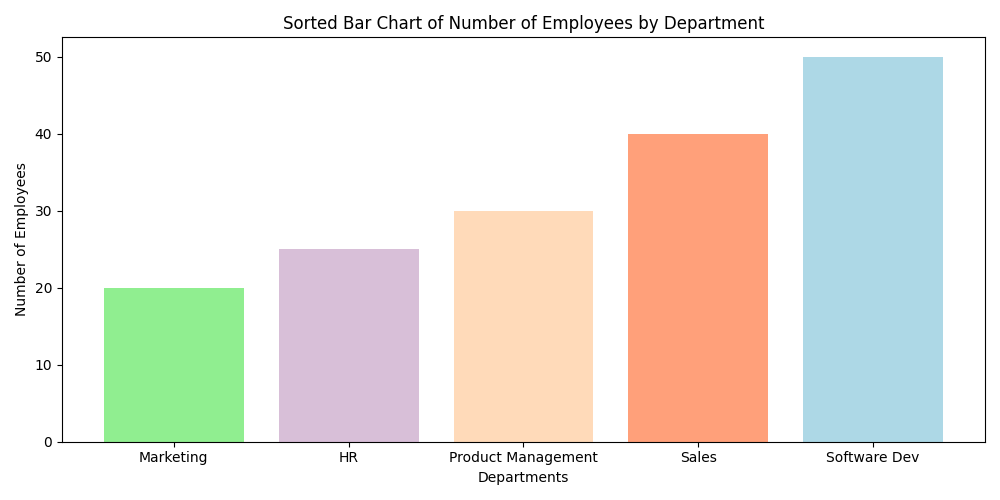

This chart was generated by the following Python code:
import matplotlib.pyplot as plt

departments = ['Software Dev', 'Product Management', 'Marketing', 'Sales', 'HR']
num_employees = [50, 30, 20, 40, 25]
colors = ['lightblue', 'peachpuff', 'lightgreen', 'lightsalmon', 'thistle']

# Combine data pairs of (num_employees, department, color) for sorting
sorted_data = sorted(zip(num_employees, departments, colors), key=lambda x: x[0])

# Unpack the sorted data
sorted_num_employees, sorted_departments, sorted_colors = zip(*sorted_data)

# Create a sorted bar chart
plt.figure(figsize=(10, 5))
plt.bar(sorted_departments, sorted_num_employees, color=sorted_colors)
plt.xlabel('Departments')
plt.ylabel('Number of Employees')
plt.title('Sorted Bar Chart of Number of Employees by Department')
plt.tight_layout()
plt.show()
